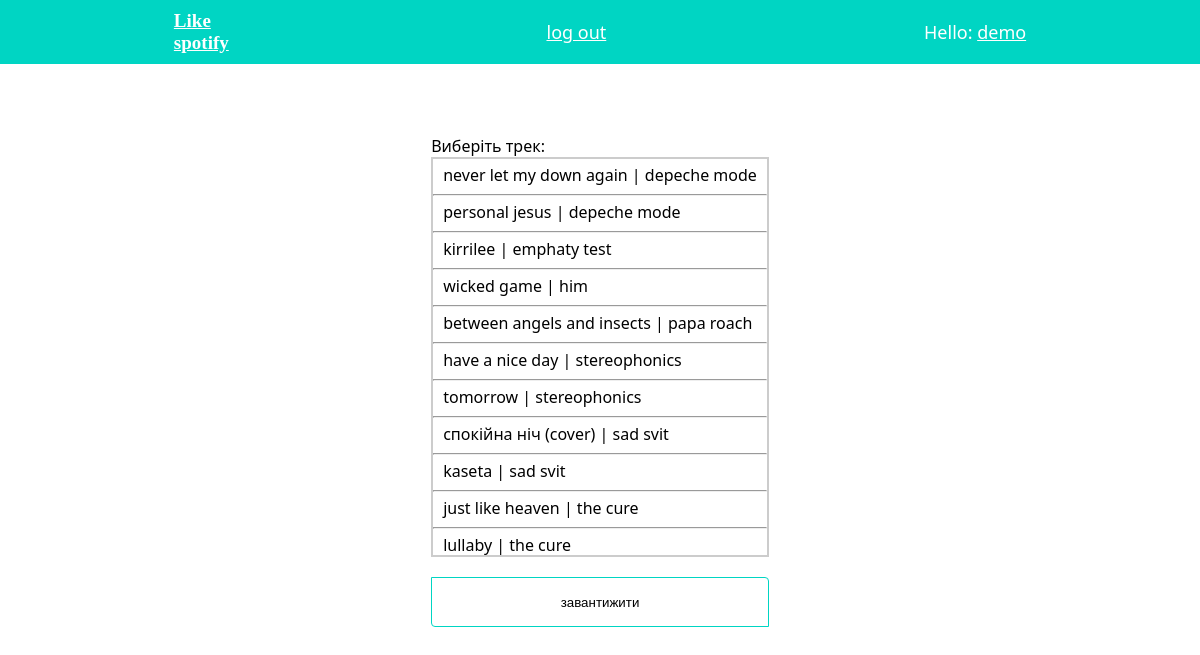
The app's page /playlists/upload/songs/29/ (signed in) with its own data.
### playlists/models.py (models this page shows, shortened)
class Song(models.Model):
    song = models.FileField(upload_to='songs')
    image = models.ImageField(upload_to='songs_images',blank=True)
    name = models.CharField('название',max_length=150)
    singer = models.ForeignKey(Singer,verbose_name='исполнитель',on_delete=models.CASCADE,null=True,blank=True)
    album = models.ManyToManyField(Album,verbose_name='альбом',blank=True)
    playlist = models.ManyToManyField(Playlist,verbose_name='плейлист', blank=True)
    text= models.TextField(verbose_name='текст песни',null=True, blank=True)
    def __str__(self):
        return '{0} {1} {2}' .format(self.name,self.song,self.singer)
    class Meta:
        verbose_name = 'Песня'
        verbose_name_plural = 'Песни'

class Singer(models.Model):
    name = models.CharField('имя исполнителя', max_length=150)
    def __str__(self):
        return '{0} '.format(self.name)
    class Meta:
        verbose_name = 'Исполнитель'
        verbose_name_plural = 'Исполнители'

### playlists/views.py (the view, shortened to what this page needs)
# urls.py: path("upload/songs/<int:pk>/", UploadSongsView.as_view(),name='upload songs'),
class UploadSongsView(View):
    def get(self, request, *args, **kwargs):
        template = 'playlist/upload_songs.html'
        pk = self.kwargs.get('pk')
        album = get_object_or_404(Album, id=self.kwargs.get('pk'))
        query_set = album.song_set.all()
        print('all songs',query_set)
        return render(request, template,{'songs':Song.objects.all(),'num':album.id})

### templates/playlist/upload_songs.html (shortened to what this page needs)
<!DOCTYPE html>
<html lang="en">
  <head>
    {% load static %}
    <link
      rel="stylesheet"
      type="text/css"
      href="{% static '/users/css/album_song.css' %}"
    />
    <link rel="stylesheet" href="album_song.css" />
  </head>
  <body>
    {% if user.is_authenticated %}
    <div class="header">
      <div class="container">
        <div class="logo">
          <span><a href="{% url 'home' %}">Like</a></span>
          <span><a href="{% url 'home' %}">spotify</a></span>
        </div>
        <div class="auth">
          <p><a href="">log out</a></p>
        </div>
        <p>
          Hello:
          <a href="">{{ user.username }}</a>
        </p>
      </div>
    </div>
    <div class="main">
      <div class="container">
        <div class="form">
          <p>Виберіть трек:</p>
          <form action="/playlists/upload/songs/{{num}}/" method="post">
            <div class="list-songs">
              {% for song in songs %}
              <label class="checkbox-label" for="{{song.id}}"
                >{{song.name}} | {{song.singer}}</label
              >
              <hr>
              {% endfor %}
            </div>
            <button class="btn btn--load" type="submit">завантижити</button>
          </form>
        </div>
      </div>
    </div>
    {% endif %}
  </body>
</html>

### static/users/css/album_song.css (style rules this page uses)
body { font-family: system-ui, -apple-system, BlinkMacSystemFont, "Segoe UI", Roboto, Oxygen, Ubuntu, Cantarell, "Open Sans", "Helvetica Neue", sans-serif; margin: 0; }
* { box-sizing: border-box; margin: 0; padding: 0; }
.header { background: #00d5c3; padding: 10px 0; color: #fff; font-size: 18px; position: fixed; text-align: center; top: 0; left: 0; width: 100%; z-index: 10; }
.header a { color: #fff; }
.container { max-width: 1200px; padding: 0 15px; margin: 0 auto; display: flex; align-items: center; justify-content: space-around; }
.logo { text-align: left; }
.logo > span > a { display: block; font-family: Georgia; color: white; font-weight: 700; font-size: 19px; }
.main { margin-top: 100px; }
.form { margin-top: 35px; }
.list-songs { border: 2px solid #ccc; max-width: 400px; width: 100%; height: 400px; overflow-y: scroll; }
.checkbox-label { width: 100%; display: inline-block; padding: 5px 10px 6px 10px; cursor: pointer; transition: 0.2s; border-bottom: 2px solid #fff; }
.btn--load { max-width: 400px; width: 100%; }
button { cursor: pointer; margin-top: 20px; background: none; width: 285px; height: 50px; border: 1px solid #00d5c3; border-radius: 0 4px 0 4px; }

### records on screen
Song: name "never let my down again", singer "depeche mode"
Song: name "personal jesus", singer "depeche mode"
Song: name "kirrilee", singer "emphaty test"
Song: name "wicked game", singer "him"
Song: name "between angels and insects", singer "papa roach"
Song: name "have a nice day", singer "stereophonics"
Song: name "tomorrow", singer "stereophonics"
Song: name "спокійна ніч (cover)", singer "sad svit"
Song: name "kaseta", singer "sad svit"
Song: name "just like heaven", singer "the cure"
Song: name "lullaby", singer "the cure"

### other values on screen
{{ user.username }} "demo"
